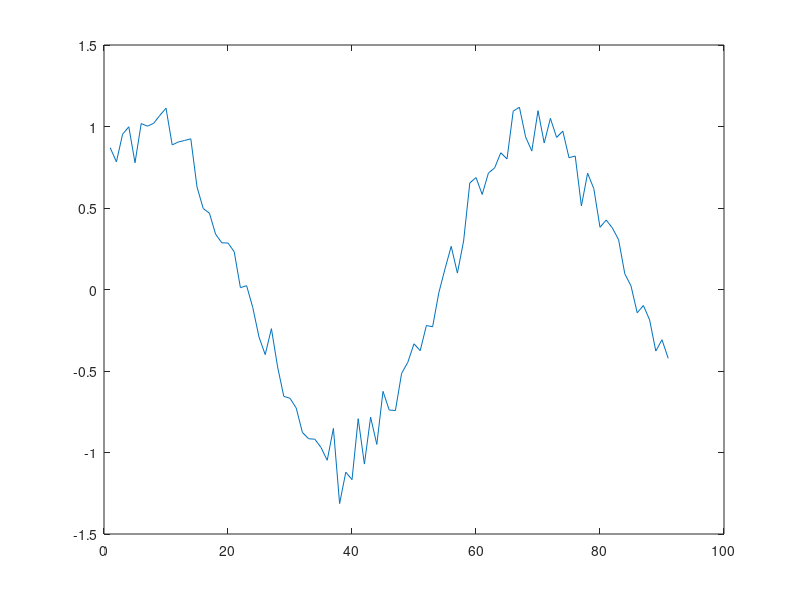
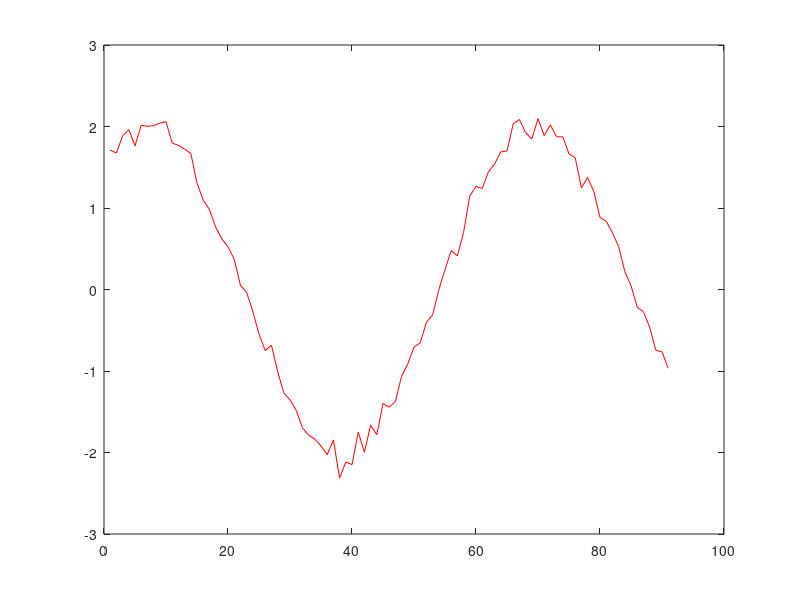

Here is the MATLAB script that generated these plots, in order:
samples = 91;
x = 1:.1:10;
noise = 0.1*randn(samples,1);
y = sin(x) + noise';
z = sin(x);
plot(y);

hold all;

fourier = fftshift(fft(y));
figure, plot(x,abs(fourier),'r');

y1 = y + z;

plot(y1, 'r');